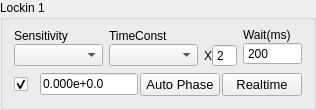
             <widget class="QGroupBox" name="lockin1Group">
              <property name="sizePolicy">
               <sizepolicy hsizetype="Expanding" vsizetype="Expanding">
                <horstretch>0</horstretch>
                <verstretch>0</verstretch>
               </sizepolicy>
              </property>
              <property name="title">
               <string>Lockin 1</string>
              </property>
              <layout class="QVBoxLayout" name="verticalLayout_69">
               <property name="topMargin">
                <number>2</number>
               </property>
               <item>
                <layout class="QVBoxLayout" name="verticalLayout_58" stretch="4,3,1">
                 <property name="sizeConstraint">
                  <enum>QLayout::SizeConstraint::SetNoConstraint</enum>
                 </property>
                 <item>
                  <widget class="PlotWidget" name="realDisChart1" native="true">
                   <property name="mytype" stdset="0">
                    <string>chart</string>
                   </property>
                  </widget>
                 </item>
                 <item>
                  <layout class="QHBoxLayout" name="horizontalLayout_17" stretch="3,3,1,2">
                   <item>
                    <layout class="QVBoxLayout" name="verticalLayout">
                     <property name="spacing">
                      <number>0</number>
                     </property>
                     <item>
                      <widget class="QLabel" name="label_15">
                       <property name="sizePolicy">
                        <sizepolicy hsizetype="Expanding" vsizetype="Fixed">
                         <horstretch>0</horstretch>
                         <verstretch>0</verstretch>
                        </sizepolicy>
                       </property>
                       <property name="text">
                        <string>Sensitivity</string>
                       </property>
                       <property name="mytype" stdset="0">
                        <string>label</string>
                       </property>
                      </widget>
                     </item>
                     <item>
                      <widget class="QComboBox" name="sensitivity1">
                       <property name="sizePolicy">
                        <sizepolicy hsizetype="Expanding" vsizetype="Fixed">
                         <horstretch>0</horstretch>
                         <verstretch>0</verstretch>
                        </sizepolicy>
                       </property>
                       <property name="maximumSize">
                        <size>
                         <width>16777215</width>
                         <height>16777215</height>
                        </size>
                       </property>
                       <property name="font">
                        <font>
                         <pointsize>8</pointsize>
                        </font>
                       </property>
                      </widget>
                     </item>
                    </layout>
                   </item>
                   <item>
                    <layout class="QVBoxLayout" name="verticalLayout_2">
                     <property name="spacing">
                      <number>0</number>
                     </property>
                     <property name="leftMargin">
                      <number>0</number>
                     </property>
                     <item>
                      <widget class="QLabel" name="label_18">
                       <property name="sizePolicy">
                        <sizepolicy hsizetype="Expanding" vsizetype="Fixed">
                         <horstretch>0</horstretch>
                         <verstretch>0</verstretch>
                        </sizepolicy>
                       </property>
                       <property name="maximumSize">
                        <size>
                         <width>16777215</width>
                         <height>16777215</height>
                        </size>
                       </property>
                       <property name="text">
                        <string>TimeConst</string>
                       </property>
                       <property name="mytype" stdset="0">
                        <string>label</string>
                       </property>
                      </widget>
                     </item>
                     <item>
                      <widget class="QComboBox" name="timeConst1">
                       <property name="sizePolicy">
                        <sizepolicy hsizetype="Expanding" vsizetype="Fixed">
                         <horstretch>0</horstretch>
                         <verstretch>0</verstretch>
                        </sizepolicy>
                       </property>
                       <property name="maximumSize">
                        <size>
                         <width>16777215</width>
                         <height>16777215</height>
                        </size>
                       </property>
                       <property name="font">
                        <font>
                         <pointsize>8</pointsize>
                        </font>
                       </property>
                      </widget>
                     </item>
                    </layout>
                   </item>
                   <item>
                    <layout class="QVBoxLayout" name="verticalLayout_50">
                     <property name="spacing">
                      <number>0</number>
                     </property>
                     <item>
                      <spacer name="horizontalSpacer">
                       <property name="orientation">
                        <enum>Qt::Orientation::Horizontal</enum>
                       </property>
                       <property name="sizeHint" stdset="0">
                        <size>
                         <width>67</width>
                         <height>16</height>
                        </size>
                       </property>
                      </spacer>
                     </item>
                     <item>
                      <layout class="QHBoxLayout" name="horizontalLayout_14">
                       <property name="spacing">
                        <number>0</number>
                       </property>
                       <item>
                        <widget class="QLabel" name="label">
                         <property name="maximumSize">
                          <size>
                           <width>20</width>
                           <height>30</height>
                          </size>
                         </property>
                         <property name="text">
                          <string>X</string>
                         </property>
                        </widget>
                       </item>
                       <item>
                        <widget class="QSpinBox" name="wait1multip">
                         <property name="sizePolicy">
                          <sizepolicy hsizetype="Expanding" vsizetype="Fixed">
                           <horstretch>0</horstretch>
                           <verstretch>0</verstretch>
                          </sizepolicy>
                         </property>
                         <property name="maximumSize">
                          <size>
                           <width>16777215</width>
                           <height>16777215</height>
                          </size>
                         </property>
                         <property name="buttonSymbols">
                          <enum>QAbstractSpinBox::ButtonSymbols::NoButtons</enum>
                         </property>
                         <property name="text" stdset="0">
                          <string>2</string>
                         </property>
                         <property name="minimum">
                          <number>1</number>
                         </property>
                         <property name="maximum">
                          <number>10</number>
                         </property>
                         <property name="value">
                          <number>2</number>
                         </property>
                        </widget>
                       </item>
                      </layout>
                     </item>
                    </layout>
                   </item>
                   <item>
                    <layout class="QVBoxLayout" name="verticalLayout_3">
                     <property name="spacing">
                      <number>0</number>
                     </property>
                     <item>
                      <widget class="QLabel" name="label_19">
                       <property name="sizePolicy">
                        <sizepolicy hsizetype="Expanding" vsizetype="Fixed">
                         <horstretch>0</horstretch>
                         <verstretch>0</verstretch>
                        </sizepolicy>
                       </property>
                       <property name="text">
                        <string>Wait(ms)</string>
                       </property>
                       <property name="mytype" stdset="0">
                        <string>label</string>
                       </property>
                      </widget>
                     </item>
                     <item>
                      <widget class="QSpinBox" name="wait1">
                       <property name="sizePolicy">
                        <sizepolicy hsizetype="Expanding" vsizetype="Fixed">
                         <horstretch>0</horstretch>
                         <verstretch>0</verstretch>
                        </sizepolicy>
                       </property>
                       <property name="maximumSize">
                        <size>
                         <width>16777215</width>
                         <height>16777215</height>
                        </size>
                       </property>
                       <property name="buttonSymbols">
                        <enum>QAbstractSpinBox::ButtonSymbols::NoButtons</enum>
                       </property>
                       <property name="text" stdset="0">
                        <string>200</string>
                       </property>
                       <property name="minimum">
                        <number>0</number>
                       </property>
                       <property name="maximum">
                        <number>10000</number>
                       </property>
                       <property name="value">
                        <number>200</number>
                       </property>
                      </widget>
                     </item>
                    </layout>
                   </item>
                  </layout>
                 </item>
                 <item>
                  <layout class="QHBoxLayout" name="horizontalLayout_4" stretch="1,4,3,3">
                   <property name="spacing">
                    <number>2</number>
                   </property>
                   <item>
                    <widget class="QCheckBox" name="activeLockin1">
                     <property name="sizePolicy">
                      <sizepolicy hsizetype="Expanding" vsizetype="Fixed">
                       <horstretch>0</horstretch>
                       <verstretch>0</verstretch>
                      </sizepolicy>
                     </property>
                     <property name="toolTip">
                      <string>Active Instrument?</string>
                     </property>
                     <property name="text">
                      <string/>
                     </property>
                     <property name="checked">
                      <bool>true</bool>
                     </property>
                     <property name="mytype" stdset="0">
                      <string>checkbox</string>
                     </property>
                    </widget>
                   </item>
                   <item>
                    <widget class="QLineEdit" name="realDisChart1Num">
                     <property name="enabled">
                      <bool>true</bool>
                     </property>
                     <property name="sizePolicy">
                      <sizepolicy hsizetype="Expanding" vsizetype="Fixed">
                       <horstretch>0</horstretch>
                       <verstretch>0</verstretch>
                      </sizepolicy>
                     </property>
                     <property name="text">
                      <string>0.000e+0.0</string>
                     </property>
                     <property name="mytype" stdset="0">
                      <string>inst_disp</string>
                     </property>
                    </widget>
                   </item>
                   <item>
                    <widget class="QPushButton" name="autoPhase1">
                     <property name="sizePolicy">
                      <sizepolicy hsizetype="Expanding" vsizetype="Fixed">
                       <horstretch>0</horstretch>
                       <verstretch>0</verstretch>
                      </sizepolicy>
                     </property>
                     <property name="maximumSize">
                      <size>
                       <width>16777215</width>
                       <height>30</height>
                      </size>
                     </property>
                     <property name="font">
                      <font>
                       <pointsize>10</pointsize>
                      </font>
                     </property>
                     <property name="text">
                      <string>Auto Phase</string>
                     </property>
                     <property name="iconSize">
                      <size>
                       <width>16</width>
                       <height>16</height>
                      </size>
                     </property>
                     <property name="mytype" stdset="0">
                      <string>clickable_button</string>
                     </property>
                    </widget>
                   </item>
                   <item>
                    <widget class="QPushButton" name="realtimeDisp1">
                     <property name="sizePolicy">
                      <sizepolicy hsizetype="Expanding" vsizetype="Fixed">
                       <horstretch>0</horstretch>
                       <verstretch>0</verstretch>
                      </sizepolicy>
                     </property>
                     <property name="maximumSize">
                      <size>
                       <width>16777215</width>
                       <height>30</height>
                      </size>
                     </property>
                     <property name="font">
                      <font>
                       <pointsize>10</pointsize>
                      </font>
                     </property>
                     <property name="text">
                      <string>Realtime</string>
                     </property>
                     <property name="checkable">
                      <bool>true</bool>
                     </property>
                     <property name="checked">
                      <bool>false</bool>
                     </property>
                     <property name="mytype" stdset="0">
                      <string>checkable_button</string>
                     </property>
                    </widget>
                   </item>
                  </layout>
                 </item>
                </layout>
               </item>
              </layout>
             </widget>
